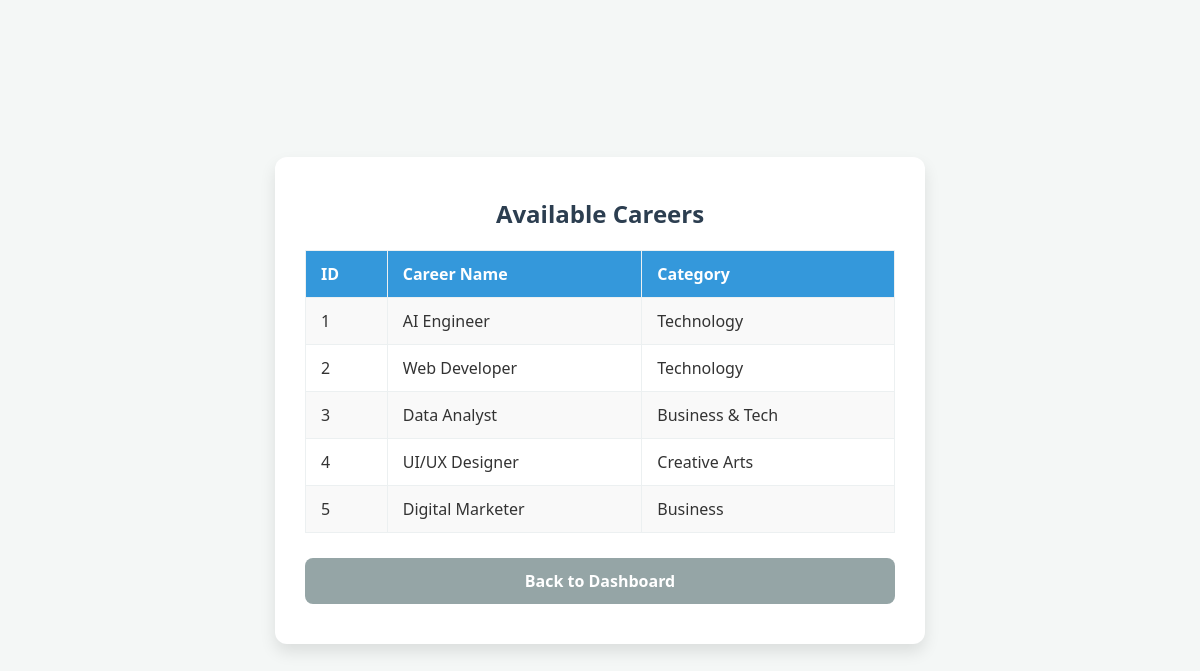
Page /careers on the committed database.
### tables this page shows
CREATE TABLE careers (
            id INTEGER PRIMARY KEY AUTOINCREMENT,
            name TEXT NOT NULL,
            keywords TEXT NOT NULL,
            category TEXT NOT NULL
        );

### app.py (the view)
@app.route('/careers')
def careers():
    conn = sqlite3.connect("database.db")
    cursor = conn.cursor()
    cursor.execute("SELECT id, name, keywords, category FROM careers")
    careers_list = cursor.fetchall()
    conn.close()
    return render_template('careers.html', careers=careers_list)

### templates/careers.html (shortened to what this page needs)
<!DOCTYPE html>
<html>
<head>
</head>
<body>
    <div class="container">
        <h1>Available Careers</h1>
        <div style="overflow-x: auto;">
            <table>
                <tr>
                    <th>ID</th>
                    <th>Career Name</th>
                    <th>Category</th>
                </tr>
                {% for career in careers %}
                <tr>
                    <td>{{ career[0] }}</td>
                    <td>{{ career[1] }}</td>
                    <td>{{ career[3] }}</td>
                </tr>
                {% endfor %}
            </table>
        </div>
        <a href="/dashboard" class="btn btn-secondary">Back to Dashboard</a>
    </div>
</body>
</html>

### templates/careers.html (style rules this page uses)
* { box-sizing: border-box; font-family: 'Segoe UI', Tahoma, Geneva, Verdana, sans-serif; margin: 0; padding: 0; }
body { background-color: #f4f7f6; color: #333; display: flex; justify-content: center; align-items: center; min-height: 100vh; padding: 20px; }
.container { background: #ffffff; padding: 40px 30px; border-radius: 12px; box-shadow: 0 8px 16px rgba(0,0,0,0.1); width: 100%; max-width: 650px; text-align: center; }
h1 { color: #2c3e50; font-size: 24px; margin-bottom: 20px; }
table { width: 100%; border-collapse: collapse; margin-bottom: 25px; }
th, td { padding: 12px 15px; border: 1px solid #ecf0f1; text-align: left; }
th { background-color: #3498db; color: white; font-weight: 600; }
tr:nth-child(even) { background-color: #f9f9f9; }
.btn-secondary { background-color: #95a5a6; color: white; padding: 12px 20px; border: none; border-radius: 8px; text-decoration: none; display: inline-block; font-weight: bold; width: 100%; }

### rows in the picture
careers: id "1", name "AI Engineer", category "Technology"
careers: id "2", name "Web Developer", category "Technology"
careers: id "3", name "Data Analyst", category "Business & Tech"
careers: id "4", name "UI/UX Designer", category "Creative Arts"
careers: id "5", name "Digital Marketer", category "Business"
